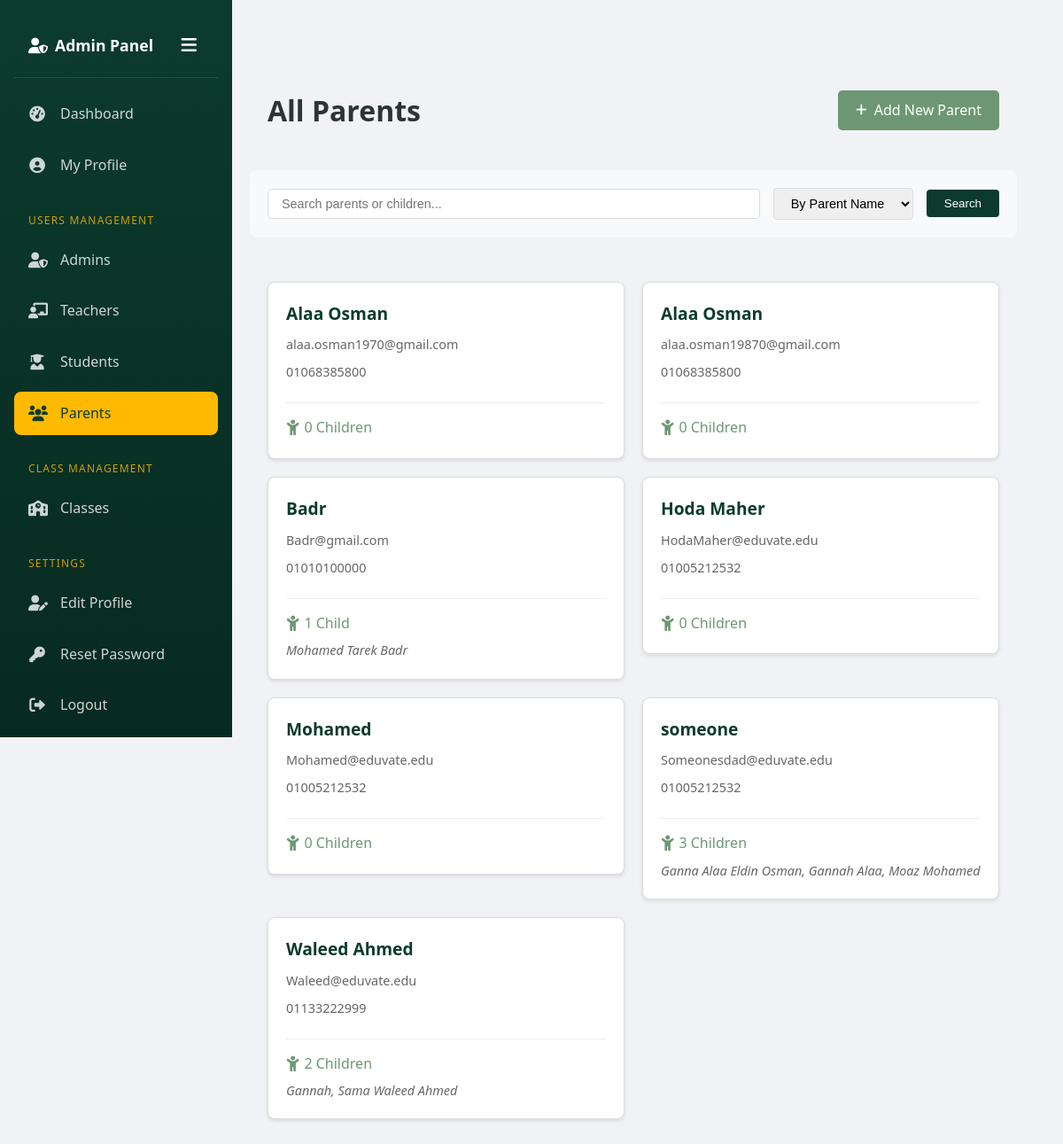
/Admin/AllParents.php, run on the app's committed database.
### tables this page shows
CREATE TABLE `parents` (
  `ParentID` int(11) NOT NULL,
  `ParentName` varchar(255) NOT NULL,
  `ParentEmail` varchar(255) NOT NULL,
  `ParentPass` varchar(255) NOT NULL,
  `ParentNumber` varchar(255) NOT NULL,
  `Is_subscribed` int(11) NOT NULL DEFAULT 0
);

### Admin/AllParents.php (the view, shortened to what this page needs)
<?php
include '../connection.php';
$query = "SELECT p.*,
          (SELECT COUNT(*) FROM family f WHERE f.ParentID = p.ParentID) as ChildrenCount
          FROM parents p";
$query .= " ORDER BY p.ParentName";
$parents = mysqli_query($connect, $query);
?>
<!DOCTYPE html>
<html lang="en">
<head>
    <link rel="stylesheet" href="css/AllParents.css">
    <link rel="stylesheet" href="css/sidebar.css">
    <link rel="stylesheet" href="https://cdnjs.cloudflare.com/ajax/libs/font-awesome/6.0.0/css/all.min.css">
</head>
<body>
    <nav class="sidebar">
        <div class="sidebar-header">
            <h3><i class="fas fa-user-shield"></i> Admin Panel</h3>
            <button class="sidebar-toggle">
                <i class="fas fa-bars"></i>
            </button>
        </div>
        <ul class="sidebar-menu">
            <li>
                <a href="Dashboard.php">
                    <i class="fas fa-tachometer-alt"></i>
                    <span>Dashboard</span>
                </a>
            </li>
            <li>
                <a href="MyProfile.php">
                    <i class="fas fa-user-circle"></i>
                    <span>My Profile</span>
                </a>
            </li>
            <li class="menu-section">
                <span class="menu-title">Users Management</span>
            </li>
            <li>
                <a href="AllAdmins.php">
                    <i class="fas fa-user-shield"></i>
                    <span>Admins</span>
                </a>
            </li>
            <li >
                <a href="AllTeachers.php">
                    <i class="fas fa-chalkboard-teacher"></i>
                    <span>Teachers</span>
                </a>
            </li>
            <li>
                <a href="AllStudents.php">
                    <i class="fas fa-user-graduate"></i>
                    <span>Students</span>
                </a>
            </li>
            <li class="active">
                <a href="AllParents.php">
                    <i class="fas fa-users"></i>
                    <span>Parents</span>
                </a>
            </li>
            <li class="menu-section">
                <span class="menu-title">Class Management</span>
            </li>
            <li>
                <a href="AllClass.php">
                    <i class="fas fa-school"></i>
                    <span>Classes</span>
                </a>
            </li>
            <li class="menu-section">
                <span class="menu-title">Settings</span>
            </li>
            <li>
                <a href="EditProfile.php">
                    <i class="fas fa-user-edit"></i>
                    <span>Edit Profile</span>
                </a>
            </li>
            <li>
                <a href="ResetPassword.php">
                    <i class="fas fa-key"></i>
                    <span>Reset Password</span>
                </a>
            </li>
            <li>
                <a href="logout.php">
                    <i class="fas fa-sign-out-alt"></i>
                    <span>Logout</span>
                </a>
            </li>
        </ul>
    </nav>
<div class="main-content">
    <div class="container">
        <div class="header-section">
            <h1>All Parents</h1>
            <a href="AddParent.php" class="add-btn">
                <i class="fas fa-plus"></i> Add New Parent
            </a>
        </div>
        <div class="search-container">
            <form method="GET" class="search-form">
                <input type="text"
                       name="search"
                       class="search-input"
                       placeholder="Search parents or children..."
                       value="<?php echo isset($_GET['search']) ? htmlspecialchars($_GET['search']) : ''; ?>">
                <select name="search_by" class="search-select">
                    <option value="name" <?php echo (isset($_GET['search_by']) && $_GET['search_by'] == 'name') ? 'selected' : ''; ?>>
                        By Parent Name
                    </option>
                </select>
                <button type="submit" class="search-btn">Search</button>
            </form>
        </div>
        <div class="parents-grid">
            <?php while ($parent = mysqli_fetch_assoc($parents)) {
                $childrenQuery = "SELECT s.StudentName
                                FROM students s
                                JOIN family f ON s.StudentID = f.StudentID
                                WHERE f.ParentID = '{$parent['ParentID']}'
                                LIMIT 3";
                $children = mysqli_query($connect, $childrenQuery);
                $childrenNames = [];
                while ($child = mysqli_fetch_assoc($children)) {
                    $childrenNames[] = $child['StudentName'];
                }
            ?>
                <a href="ParentProfile.php?id=<?php echo $parent['ParentID']; ?>" class="parent-card-link">
                    <div class="parent-card">
                        <div class="parent-info">
                            <h3 class="parent-name"><?php echo htmlspecialchars($parent['ParentName']); ?></h3>
                            <p class="parent-email"><?php echo htmlspecialchars($parent['ParentEmail']); ?></p>
                            <p class="parent-phone"><?php echo htmlspecialchars($parent['ParentNumber']); ?></p>
                            <div class="children-info">
                                <span class="children-count">
                                    <i class="fas fa-child"></i> <?php echo $parent['ChildrenCount']; ?>
                                    <?php echo $parent['ChildrenCount'] == 1 ? 'Child' : 'Children'; ?>
                                </span>
                                <?php if (!empty($childrenNames)) { ?>
                                    <p class="children-names">
                                        <?php
                                        echo htmlspecialchars(implode(', ', $childrenNames));
                                        ?>
                                    </p>
                                <?php } ?>
                            </div>
                        </div>
                    </div>
                </a>
            <?php } ?>
        </div>
    </div>
</div>
</body>
</html>

### Admin/CSS/AllParents.css (style rules this page uses)
.container { max-width: 1200px; margin: 0 auto; padding: 20px; }
.header-section { display: flex; justify-content: space-between; align-items: center; margin-bottom: 20px; padding: 0 20px; }
.add-btn { background-color: #6d9773; color: white; padding: 10px 20px; border-radius: 5px; text-decoration: none; display: flex; align-items: center; gap: 8px; transition: background-color 0.3s; }
.add-btn i { font-size: 0.9em; }
.search-container { margin-bottom: 30px; padding: 20px; background-color: #f8f9fa; border-radius: 8px; }
.search-form { display: flex; gap: 15px; align-items: center; flex-wrap: wrap; }
.search-input { flex: 1; min-width: 200px; padding: 8px 15px; border: 1px solid #ddd; border-radius: 4px; font-size: 0.9em; }
.search-select { padding: 8px 15px; border: 1px solid #ddd; border-radius: 4px; font-size: 0.9em; min-width: 150px; }
.search-btn { background-color: #0C3B2E; color: white; padding: 8px 20px; border: none; border-radius: 4px; cursor: pointer; transition: background-color 0.3s; }
.parents-grid { display: grid; grid-template-columns: repeat(auto-fill, minmax(300px, 1fr)); gap: 20px; padding: 20px; }
.parent-card-link { text-decoration: none; color: inherit; }
.parent-card { background: white; border-radius: 8px; padding: 20px; box-shadow: 0 2px 4px rgba(0, 0, 0, 0.1); border: 1px solid #ddd; transition: transform 0.2s, box-shadow 0.2s; }
.parent-info { display: flex; flex-direction: column; gap: 8px; }
.parent-name { font-size: 1.2em; font-weight: bold; color: #0C3B2E; margin: 0; }
.parent-email, .parent-phone { font-size: 0.9em; color: #666; margin: 0; }
.children-info { margin-top: 15px; padding-top: 15px; border-top: 1px solid #eee; }
.children-count { display: inline-flex; align-items: center; gap: 5px; color: #6d9773; font-weight: 500; }
.children-count i { font-size: 1.1em; }
.children-names { margin: 5px 0 0; font-size: 0.9em; color: #666; font-style: italic; }

### Admin/CSS/sidebar.css (style rules this page uses)
:root { --primary: #6d9773; --primary-light: #84b090; --dark: #0c3b2e; --accent: #ffba00; --accent-light: #ffd04d; --bg-color: #f0f2f5; --card-bg: #ffffff; --text-primary: #2d3436; --text-secondary: #636e72; --shadow: rgba(0, 0, 0, 0.1); --sidebar-width: 230px; --sidebar-collapsed-width: 70px; }
body { background-color: var(--bg-color); color: var(--text-primary); font-family: 'Segoe UI', Tahoma, Geneva, Verdana, sans-serif; line-height: 1.6; margin: 0; min-height: 100vh; }
.sidebar { width: var(--sidebar-width); background: linear-gradient(to bottom, var(--dark), #072a20); position: fixed; height: 100vh; left: 0; top: 0; padding: 1rem; color: white; transition: all 0.3s ease; z-index: 1000; overflow-y: auto; }
.sidebar-header { padding: 1rem; border-bottom: 1px solid rgba(255, 255, 255, 0.1); margin-bottom: 1rem; display: flex; align-items: center; justify-content: space-between; }
.sidebar-header h3 { display: flex; align-items: center; gap: 0.5rem; font-size: 1.1rem; margin: 0; }
.sidebar-menu { list-style: none; padding: 0; margin: 0; }
.sidebar-menu li { margin-bottom: 0.5rem; }
.sidebar-menu a { color: rgba(255, 255, 255, 0.8); text-decoration: none; padding: 0.75rem 1rem; display: flex; align-items: center; border-radius: 8px; transition: all 0.3s ease; margin: 0.2rem 0; }
.sidebar-menu a i { margin-right: 1rem; width: 20px; text-align: center; font-size: 1.1rem; }
.sidebar-menu li.active a { background: var(--accent); color: var(--dark); font-weight: 500; }
.main-content { margin-left: var(--sidebar-width); padding: 2rem; min-height: 100vh; transition: margin-left 0.3s ease; }
.sidebar-toggle { background: none; border: none; color: white; font-size: 1.25rem; cursor: pointer; display: block; padding: 0.5rem; transition: transform 0.3s ease; }
.menu-section { margin-top: 1.5rem; margin-bottom: 0.5rem; padding: 0 1rem; }
.menu-title { color: var(--accent); font-size: 0.75rem; text-transform: uppercase; letter-spacing: 0.1em; opacity: 0.8; }

### data on the page
parents: ParentName "Alaa Osman", ParentEmail "alaa.osman1970@gmail.com", ParentNumber "01068385800", ChildrenCount "0"
parents: ParentName "Alaa Osman", ParentEmail "alaa.osman19870@gmail.com", ParentNumber "01068385800", ChildrenCount "0"
parents: ParentName "Badr", ParentEmail "Badr@gmail.com", ParentNumber "01010100000", ChildrenCount "1", childrenNames "Mohamed Tarek Badr"
parents: ParentName "Hoda Maher", ParentEmail "HodaMaher@eduvate.edu", ParentNumber "01005212532", ChildrenCount "0"
parents: ParentName "Mohamed", ParentEmail "Mohamed@eduvate.edu", ParentNumber "01005212532", ChildrenCount "0"
parents: ParentName "someone", ParentEmail "Someonesdad@eduvate.edu", ParentNumber "01005212532", ChildrenCount "3", childrenNames "Ganna Alaa Eldin Osman, Gannah Alaa, Moaz Mohamed"
parents: ParentName "Waleed Ahmed", ParentEmail "Waleed@eduvate.edu", ParentNumber "01133222999", ChildrenCount "2", childrenNames "Gannah, Sama Waleed Ahmed"
